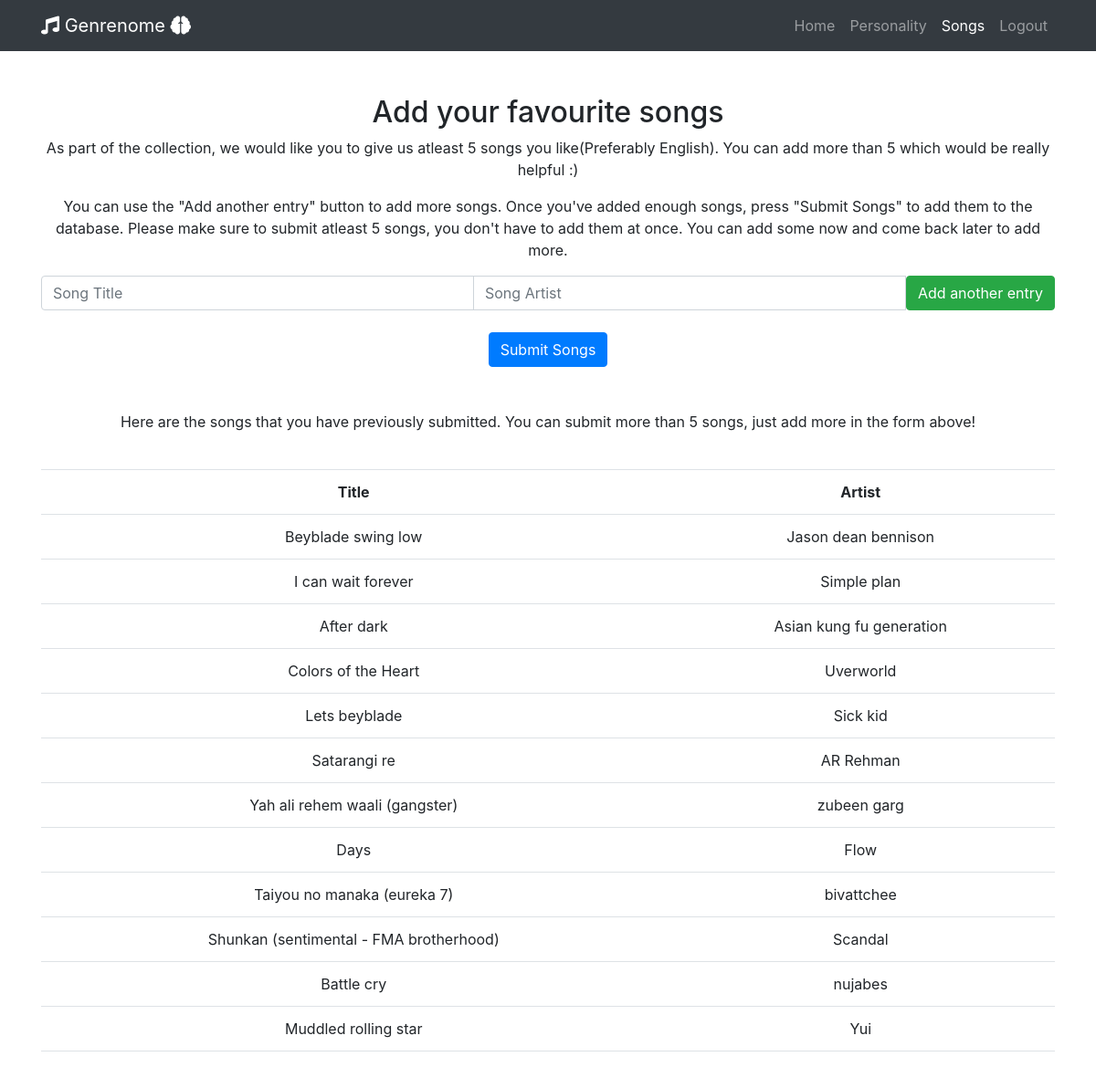
Screenshot of /songs (signed in) with the database file from the repository.
### models.py (models this page shows, shortened)
class Songs(Base):
    __tablename__ = "songs"
    id_ = Column(Integer, primary_key=True)
    user_id = Column(Integer, ForeignKey("users.id_"), unique=False)
    title = Column(String(50))
    artist = Column(String(50))
    genre = Column(String(50))

### app.py (the view, shortened to what this page needs)
@app.route('/songs', methods=['GET', 'POST'])
def songs():
    context = {"songs": True}
    if 'admin' in session:
        return redirect(url_for("admin"))
    if 'user' in session:
        if request.method == "GET":
            submitted = db_session.query(Songs).filter(Songs.user_id == session['user']).all()
            if len(submitted) > 0:
                context["submitted"] = submitted
            return render_template("songs.html", **context)
    else:
        return redirect(url_for("login"))

### templates/songs.html (shortened to what this page needs)
{% extends "layout.html" %}
{% block content %}
<div class="row">
  <div class="col-lg-12 text-center">
  <h2 class="mt-5">Add your favourite songs</h2>
  <p>As part of the collection, we would like you to give us atleast 5 songs you like(Preferably English). You can add more than 5 which would be really helpful :)</p>
    <div class="container-center">
        <p>You can use the "Add another entry" button to add more songs. Once you've added enough songs, press "Submit Songs" to add them to the database.
           Please make sure to submit atleast 5 songs, you don't have to add them at once. You can add some now and come back later to add more.</p>
        <div class="controls">
                <form id="songform" action="/songs" method="post">
                    <div class="entry input-group col-xs-3">
                        <input class="form-control title" name="title_0" type="text" placeholder="Song Title" />
                        <input class="form-control artist" name="artist_0" type="text" placeholder="Song Artist"/>
                    	<span class="input-group-btn">
                            <button class="btn btn-success btn-add" type="button">
                                 Add another entry
                            </button>
                        </span>
                    </div>
                </form>
                <br> <button class="btn btn-primary">Submit Songs</button>
            <br>
        </div> <br><br>
        {% if submitted %}
        <div class="container-center">
            <p> Here are the songs that you have previously submitted. You can submit more than 5 songs, just add more in the form above!</p><br>
            <table class="table">
                <tbody>
                    <tr>
                        <td><b>Title</b></td>
                        <td><b>Artist</b></td>
                    </tr>
                     {% for s in submitted %}
                     <tr>
                         <td>{{s.title}}</td>
                         <td>{{s.artist}}</td>
                     </tr>
                     {% endfor %}
                </tbody>
            </table>
        </div>
        {% endif %}
</div>
</div>
</div>
{% endblock %}

### templates/layout.html (shortened to what this page needs)
<!DOCTYPE html>
<html lang="en">
  <head>
    <link rel="stylesheet" href="https://use.fontawesome.com/releases/v5.4.2/css/all.css">
    <link href="static/bootstrap/css/bootstrap.min.css" rel="stylesheet">
  </head>
  <body>
    <nav class="navbar navbar-expand-lg navbar-dark bg-dark static-top">
      <div class="container">
        {% if index %}
        <a class="navbar-brand" href="#"><i class="fas fa-music"></i> Genrenome <i class="fas fa-brain"></i> </a>
        {% else %}
        <a class="navbar-brand" href="/"><i class="fas fa-music"></i> Genrenome <i class="fas fa-brain"></i> </a>
        {% endif %}
        <div class="collapse navbar-collapse" id="navbarResponsive">
          <ul class="navbar-nav ml-auto">
          {% if index %}
            <li class="nav-item active"><a class="nav-link" href="#">Home<span class="sr-only">(current)</span></a></li>
          {% else %}
            <li class="nav-item"><a class="nav-link" href="/">Home<span class="sr-only">(current)</span></a></li>
          {% endif %}
          {% if admin %}
              {% if annotate %}
                <li class="nav-item active"><a class="nav-link" href="#">Annotation<span class="sr-only">(current)</span></a></li>
              {% else %}
                <li class="nav-item"><a class="nav-link" href="/annotate">Annotation<span class="sr-only">(current)</span></a></li>
              {% endif %}
          {% else %}
              {% if personality %}
                <li class="nav-item active"><a class="nav-link" href="#">Personality<span class="sr-only">(current)</span></a></li>
              {% else %}
                <li class="nav-item"><a class="nav-link" href="/personality">Personality<span class="sr-only">(current)</span></a></li>
              {% endif %}
              {% if songs %}
                <li class="nav-item active"><a class="nav-link" href="#">Songs<span class="sr-only">(current)</span></a></li>
              {% else %}
                <li class="nav-item"><a class="nav-link" href="/songs">Songs<span class="sr-only">(current)</span></a></li>
              {% endif %}
          {% endif %}
          <li class="nav-item"><a class="nav-link" href="/logout">Logout<span class="sr-only">(current)</span></a></li>
          </ul>
        </div>
      </div>
    </nav>
    <div class="container">
      {% block content %}{% endblock %}
    </div>
  </body>
</html>

### rows the page displays
Songs: title "Beyblade swing low", artist "Jason dean bennison"
Songs: title "I can wait forever", artist "Simple plan"
Songs: title "After dark", artist "Asian kung fu generation"
Songs: title "Colors of the Heart", artist "Uverworld"
Songs: title "Lets beyblade", artist "Sick kid"
Songs: title "Satarangi re", artist "AR Rehman"
Songs: title "Yah ali rehem waali (gangster)", artist "zubeen garg"
Songs: title "Days", artist "Flow"
Songs: title "Taiyou no manaka (eureka 7)", artist "bivattchee"
Songs: title "Shunkan (sentimental - FMA brotherhood)", artist "Scandal"
Songs: title "Battle cry", artist "nujabes"
Songs: title "Muddled rolling star", artist "Yui"
